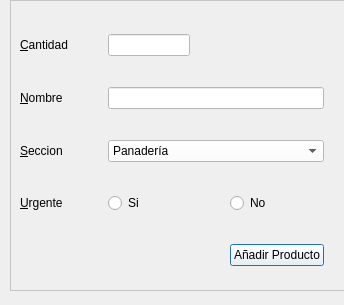
<?xml version="1.0" encoding="UTF-8"?>
<ui version="4.0">
 <class>Dialog</class>
 <widget class="QDialog" name="Dialog">
  <property name="geometry">
   <rect>
    <x>0</x>
    <y>0</y>
    <width>344</width>
    <height>305</height>
   </rect>
  </property>
  <property name="windowTitle">
   <string>Dialog</string>
  </property>
  <widget class="QFrame" name="frame">
   <property name="geometry">
    <rect>
     <x>10</x>
     <y>0</y>
     <width>361</width>
     <height>291</height>
    </rect>
   </property>
   <property name="palette">
    <palette>
     <active>
      <colorrole role="WindowText">
       <brush brushstyle="SolidPattern">
        <color alpha="255">
         <red>0</red>
         <green>0</green>
         <blue>0</blue>
        </color>
       </brush>
      </colorrole>
      <colorrole role="Button">
       <brush brushstyle="SolidPattern">
        <color alpha="255">
         <red>255</red>
         <green>255</green>
         <blue>255</blue>
        </color>
       </brush>
      </colorrole>
      <colorrole role="Light">
       <brush brushstyle="SolidPattern">
        <color alpha="255">
         <red>255</red>
         <green>255</green>
         <blue>255</blue>
        </color>
       </brush>
      </colorrole>
      <colorrole role="Midlight">
       <brush brushstyle="SolidPattern">
        <color alpha="255">
         <red>255</red>
         <green>255</green>
         <blue>255</blue>
        </color>
       </brush>
      </colorrole>
      <colorrole role="Dark">
       <brush brushstyle="SolidPattern">
        <color alpha="255">
         <red>255</red>
         <green>255</green>
         <blue>255</blue>
        </color>
       </brush>
      </colorrole>
      <colorrole role="Mid">
       <brush brushstyle="SolidPattern">
        <color alpha="255">
         <red>255</red>
         <green>255</green>
         <blue>255</blue>
        </color>
       </brush>
      </colorrole>
      <colorrole role="Text">
       <brush brushstyle="SolidPattern">
        <color alpha="255">
         <red>0</red>
         <green>0</green>
         <blue>0</blue>
        </color>
       </brush>
      </colorrole>
      <colorrole role="BrightText">
       <brush brushstyle="SolidPattern">
        <color alpha="255">
         <red>255</red>
         <green>255</green>
         <blue>255</blue>
        </color>
       </brush>
      </colorrole>
      <colorrole role="ButtonText">
       <brush brushstyle="SolidPattern">
        <color alpha="255">
         <red>0</red>
         <green>0</green>
         <blue>0</blue>
        </color>
       </brush>
      </colorrole>
      <colorrole role="Base">
       <brush brushstyle="SolidPattern">
        <color alpha="255">
         <red>255</red>
         <green>255</green>
         <blue>255</blue>
        </color>
       </brush>
      </colorrole>
      <colorrole role="Window">
       <brush brushstyle="SolidPattern">
        <color alpha="255">
         <red>255</red>
         <green>255</green>
         <blue>255</blue>
        </color>
       </brush>
      </colorrole>
      <colorrole role="Shadow">
       <brush brushstyle="SolidPattern">
        <color alpha="255">
         <red>255</red>
         <green>255</green>
         <blue>255</blue>
        </color>
       </brush>
      </colorrole>
      <colorrole role="AlternateBase">
       <brush brushstyle="SolidPattern">
        <color alpha="255">
         <red>255</red>
         <green>255</green>
         <blue>255</blue>
        </color>
       </brush>
      </colorrole>
      <colorrole role="ToolTipBase">
       <brush brushstyle="SolidPattern">
        <color alpha="255">
         <red>255</red>
         <green>255</green>
         <blue>220</blue>
        </color>
       </brush>
      </colorrole>
      <colorrole role="ToolTipText">
       <brush brushstyle="SolidPattern">
        <color alpha="255">
         <red>0</red>
         <green>0</green>
         <blue>0</blue>
        </color>
       </brush>
      </colorrole>
     </active>
     <inactive>
      <colorrole role="WindowText">
       <brush brushstyle="SolidPattern">
        <color alpha="255">
         <red>0</red>
         <green>0</green>
         <blue>0</blue>
        </color>
       </brush>
      </colorrole>
      <colorrole role="Button">
       <brush brushstyle="SolidPattern">
        <color alpha="255">
         <red>255</red>
         <green>255</green>
         <blue>255</blue>
        </color>
       </brush>
      </colorrole>
      <colorrole role="Light">
       <brush brushstyle="SolidPattern">
        <color alpha="255">
         <red>255</red>
         <green>255</green>
         <blue>255</blue>
        </color>
       </brush>
      </colorrole>
      <colorrole role="Midlight">
       <brush brushstyle="SolidPattern">
        <color alpha="255">
         <red>255</red>
         <green>255</green>
         <blue>255</blue>
        </color>
       </brush>
      </colorrole>
      <colorrole role="Dark">
       <brush brushstyle="SolidPattern">
        <color alpha="255">
         <red>255</red>
         <green>255</green>
         <blue>255</blue>
        </color>
       </brush>
      </colorrole>
      <colorrole role="Mid">
       <brush brushstyle="SolidPattern">
        <color alpha="255">
         <red>255</red>
         <green>255</green>
         <blue>255</blue>
        </color>
       </brush>
      </colorrole>
      <colorrole role="Text">
       <brush brushstyle="SolidPattern">
        <color alpha="255">
         <red>0</red>
         <green>0</green>
         <blue>0</blue>
        </color>
       </brush>
      </colorrole>
      <colorrole role="BrightText">
       <brush brushstyle="SolidPattern">
        <color alpha="255">
         <red>255</red>
         <green>255</green>
         <blue>255</blue>
        </color>
       </brush>
      </colorrole>
      <colorrole role="ButtonText">
       <brush brushstyle="SolidPattern">
        <color alpha="255">
         <red>0</red>
         <green>0</green>
         <blue>0</blue>
        </color>
       </brush>
      </colorrole>
      <colorrole role="Base">
       <brush brushstyle="SolidPattern">
        <color alpha="255">
         <red>255</red>
         <green>255</green>
         <blue>255</blue>
        </color>
       </brush>
      </colorrole>
      <colorrole role="Window">
       <brush brushstyle="SolidPattern">
        <color alpha="255">
         <red>255</red>
         <green>255</green>
         <blue>255</blue>
        </color>
       </brush>
      </colorrole>
      <colorrole role="Shadow">
       <brush brushstyle="SolidPattern">
        <color alpha="255">
         <red>255</red>
         <green>255</green>
         <blue>255</blue>
        </color>
       </brush>
      </colorrole>
      <colorrole role="AlternateBase">
       <brush brushstyle="SolidPattern">
        <color alpha="255">
         <red>255</red>
         <green>255</green>
         <blue>255</blue>
        </color>
       </brush>
      </colorrole>
      <colorrole role="ToolTipBase">
       <brush brushstyle="SolidPattern">
        <color alpha="255">
         <red>255</red>
         <green>255</green>
         <blue>220</blue>
        </color>
       </brush>
      </colorrole>
      <colorrole role="ToolTipText">
       <brush brushstyle="SolidPattern">
        <color alpha="255">
         <red>0</red>
         <green>0</green>
         <blue>0</blue>
        </color>
       </brush>
      </colorrole>
     </inactive>
     <disabled>
      <colorrole role="WindowText">
       <brush brushstyle="SolidPattern">
        <color alpha="255">
         <red>255</red>
         <green>255</green>
         <blue>255</blue>
        </color>
       </brush>
      </colorrole>
      <colorrole role="Button">
       <brush brushstyle="SolidPattern">
        <color alpha="255">
         <red>255</red>
         <green>255</green>
         <blue>255</blue>
        </color>
       </brush>
      </colorrole>
      <colorrole role="Light">
       <brush brushstyle="SolidPattern">
        <color alpha="255">
         <red>255</red>
         <green>255</green>
         <blue>255</blue>
        </color>
       </brush>
      </colorrole>
      <colorrole role="Midlight">
       <brush brushstyle="SolidPattern">
        <color alpha="255">
         <red>255</red>
         <green>255</green>
         <blue>255</blue>
        </color>
       </brush>
      </colorrole>
      <colorrole role="Dark">
       <brush brushstyle="SolidPattern">
        <color alpha="255">
         <red>255</red>
         <green>255</green>
         <blue>255</blue>
        </color>
       </brush>
      </colorrole>
      <colorrole role="Mid">
       <brush brushstyle="SolidPattern">
        <color alpha="255">
         <red>255</red>
         <green>255</green>
         <blue>255</blue>
        </color>
       </brush>
      </colorrole>
      <colorrole role="Text">
       <brush brushstyle="SolidPattern">
        <color alpha="255">
         <red>255</red>
         <green>255</green>
         <blue>255</blue>
        </color>
       </brush>
      </colorrole>
      <colorrole role="BrightText">
       <brush brushstyle="SolidPattern">
        <color alpha="255">
         <red>255</red>
         <green>255</green>
         <blue>255</blue>
        </color>
       </brush>
      </colorrole>
      <colorrole role="ButtonText">
       <brush brushstyle="SolidPattern">
        <color alpha="255">
         <red>255</red>
         <green>255</green>
         <blue>255</blue>
        </color>
       </brush>
      </colorrole>
      <colorrole role="Base">
       <brush brushstyle="SolidPattern">
        <color alpha="255">
         <red>255</red>
         <green>255</green>
         <blue>255</blue>
        </color>
       </brush>
      </colorrole>
      <colorrole role="Window">
       <brush brushstyle="SolidPattern">
        <color alpha="255">
         <red>255</red>
         <green>255</green>
         <blue>255</blue>
        </color>
       </brush>
      </colorrole>
      <colorrole role="Shadow">
       <brush brushstyle="SolidPattern">
        <color alpha="255">
         <red>255</red>
         <green>255</green>
         <blue>255</blue>
        </color>
       </brush>
      </colorrole>
      <colorrole role="AlternateBase">
       <brush brushstyle="SolidPattern">
        <color alpha="255">
         <red>255</red>
         <green>255</green>
         <blue>255</blue>
        </color>
       </brush>
      </colorrole>
      <colorrole role="ToolTipBase">
       <brush brushstyle="SolidPattern">
        <color alpha="255">
         <red>255</red>
         <green>255</green>
         <blue>220</blue>
        </color>
       </brush>
      </colorrole>
      <colorrole role="ToolTipText">
       <brush brushstyle="SolidPattern">
        <color alpha="255">
         <red>0</red>
         <green>0</green>
         <blue>0</blue>
        </color>
       </brush>
      </colorrole>
     </disabled>
    </palette>
   </property>
   <property name="frameShape">
    <enum>QFrame::StyledPanel</enum>
   </property>
   <property name="frameShadow">
    <enum>QFrame::Raised</enum>
   </property>
   <widget class="QWidget" name="">
    <property name="geometry">
     <rect>
      <x>10</x>
      <y>10</y>
      <width>304</width>
      <height>281</height>
     </rect>
    </property>
    <layout class="QGridLayout" name="gridLayout">
     <property name="horizontalSpacing">
      <number>40</number>
     </property>
     <property name="verticalSpacing">
      <number>7</number>
     </property>
     <item row="0" column="0">
      <widget class="QLabel" name="label_Cantidad">
       <property name="text">
        <string>&amp;Cantidad</string>
       </property>
       <property name="buddy">
        <cstring>lineEdit</cstring>
       </property>
      </widget>
     </item>
     <item row="1" column="0">
      <widget class="QLabel" name="label_Nombre">
       <property name="text">
        <string>&amp;Nombre</string>
       </property>
       <property name="buddy">
        <cstring>lineEdit_2</cstring>
       </property>
      </widget>
     </item>
     <item row="1" column="1" colspan="2">
      <widget class="QLineEdit" name="lineEdit_2">
       <property name="toolTip">
        <string>&lt;html&gt;&lt;head/&gt;&lt;body&gt;&lt;p&gt;nombre del producto&lt;/p&gt;&lt;/body&gt;&lt;/html&gt;</string>
       </property>
      </widget>
     </item>
     <item row="2" column="0">
      <widget class="QLabel" name="label_Seccion">
       <property name="text">
        <string>&amp;Seccion</string>
       </property>
       <property name="buddy">
        <cstring>comboBox_Seccion</cstring>
       </property>
      </widget>
     </item>
     <item row="2" column="1" colspan="2">
      <widget class="QComboBox" name="comboBox_Seccion">
       <property name="toolTip">
        <string>&lt;html&gt;&lt;head/&gt;&lt;body&gt;&lt;p&gt;a que seccion pertenece el articulo&lt;/p&gt;&lt;/body&gt;&lt;/html&gt;</string>
       </property>
       <item>
        <property name="text">
         <string>Panadería</string>
        </property>
       </item>
       <item>
        <property name="text">
         <string>Pescadería</string>
        </property>
       </item>
       <item>
        <property name="text">
         <string>Frutería</string>
        </property>
       </item>
       <item>
        <property name="text">
         <string>Carnicería</string>
        </property>
       </item>
       <item>
        <property name="text">
         <string>Charcutería</string>
        </property>
       </item>
       <item>
        <property name="text">
         <string>Conservas</string>
        </property>
       </item>
       <item>
        <property name="text">
         <string>Perfumería</string>
        </property>
       </item>
       <item>
        <property name="text">
         <string>General</string>
        </property>
       </item>
      </widget>
     </item>
     <item row="3" column="0">
      <widget class="QLabel" name="label_Urgente">
       <property name="text">
        <string>&amp;Urgente</string>
       </property>
       <property name="buddy">
        <cstring>radioButtonSi</cstring>
       </property>
      </widget>
     </item>
     <item row="3" column="1">
      <widget class="QRadioButton" name="radioButtonSi">
       <property name="text">
        <string>Si</string>
       </property>
       <attribute name="buttonGroup">
        <string notr="true">buttonGroup</string>
       </attribute>
      </widget>
     </item>
     <item row="3" column="2">
      <widget class="QRadioButton" name="radioButtonNo">
       <property name="text">
        <string>No</string>
       </property>
       <attribute name="buttonGroup">
        <string notr="true">buttonGroup</string>
       </attribute>
      </widget>
     </item>
     <item row="0" column="1">
      <widget class="QLineEdit" name="lineEdit">
       <property name="toolTip">
        <string>&lt;html&gt;&lt;head/&gt;&lt;body&gt;&lt;p&gt;cantidad de productos&lt;/p&gt;&lt;/body&gt;&lt;/html&gt;</string>
       </property>
      </widget>
     </item>
     <item row="0" column="2">
      <spacer name="horizontalSpacer">
       <property name="orientation">
        <enum>Qt::Horizontal</enum>
       </property>
       <property name="sizeHint" stdset="0">
        <size>
         <width>40</width>
         <height>20</height>
        </size>
       </property>
      </spacer>
     </item>
     <item row="4" column="2">
      <widget class="QPushButton" name="boton_addProduct">
       <property name="toolTip">
        <string>&lt;html&gt;&lt;head/&gt;&lt;body&gt;&lt;p&gt;añadir el producto a la lista de la compra&lt;/p&gt;&lt;/body&gt;&lt;/html&gt;</string>
       </property>
       <property name="text">
        <string>Añadir Producto</string>
       </property>
      </widget>
     </item>
    </layout>
   </widget>
  </widget>
 </widget>
 <tabstops>
  <tabstop>lineEdit</tabstop>
  <tabstop>lineEdit_2</tabstop>
  <tabstop>comboBox_Seccion</tabstop>
  <tabstop>radioButtonSi</tabstop>
  <tabstop>radioButtonNo</tabstop>
  <tabstop>boton_addProduct</tabstop>
 </tabstops>
 <resources/>
 <connections>
  <connection>
   <sender>label_Cantidad</sender>
   <signal>linkActivated(QString)</signal>
   <receiver>lineEdit</receiver>
   <slot>setText(QString)</slot>
   <hints>
    <hint type="sourcelabel">
     <x>67</x>
     <y>27</y>
    </hint>
    <hint type="destinationlabel">
     <x>209</x>
     <y>24</y>
    </hint>
   </hints>
  </connection>
  <connection>
   <sender>label_Nombre</sender>
   <signal>linkActivated(QString)</signal>
   <receiver>lineEdit_2</receiver>
   <slot>setText(QString)</slot>
   <hints>
    <hint type="sourcelabel">
     <x>56</x>
     <y>88</y>
    </hint>
    <hint type="destinationlabel">
     <x>201</x>
     <y>97</y>
    </hint>
   </hints>
  </connection>
  <connection>
   <sender>label_Seccion</sender>
   <signal>linkActivated(QString)</signal>
   <receiver>comboBox_Seccion</receiver>
   <slot>setEditText(QString)</slot>
   <hints>
    <hint type="sourcelabel">
     <x>57</x>
     <y>153</y>
    </hint>
    <hint type="destinationlabel">
     <x>181</x>
     <y>161</y>
    </hint>
   </hints>
  </connection>
 </connections>
 <buttongroups>
  <buttongroup name="buttonGroup"/>
 </buttongroups>
</ui>
